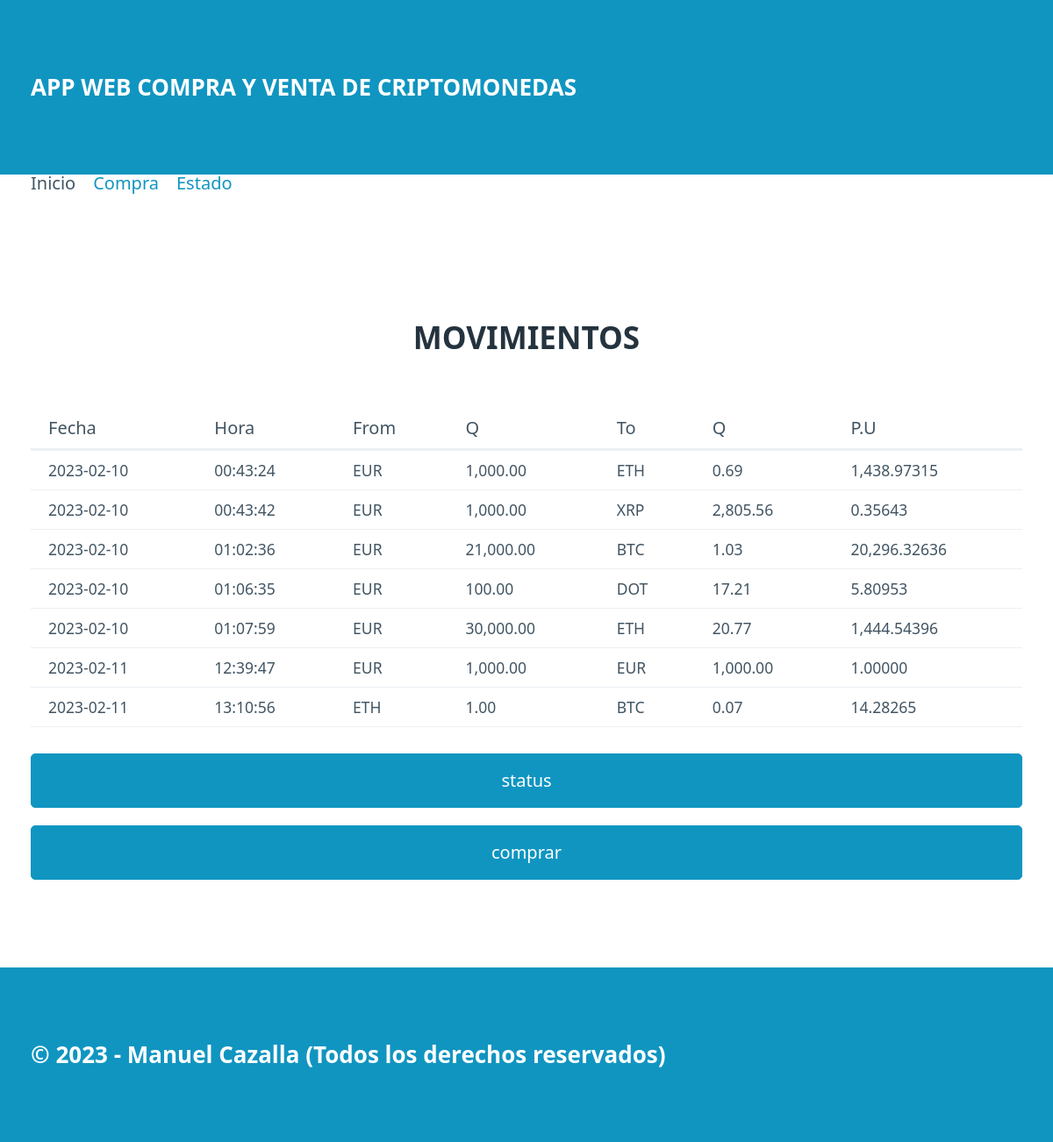
Before: / with the older database file.
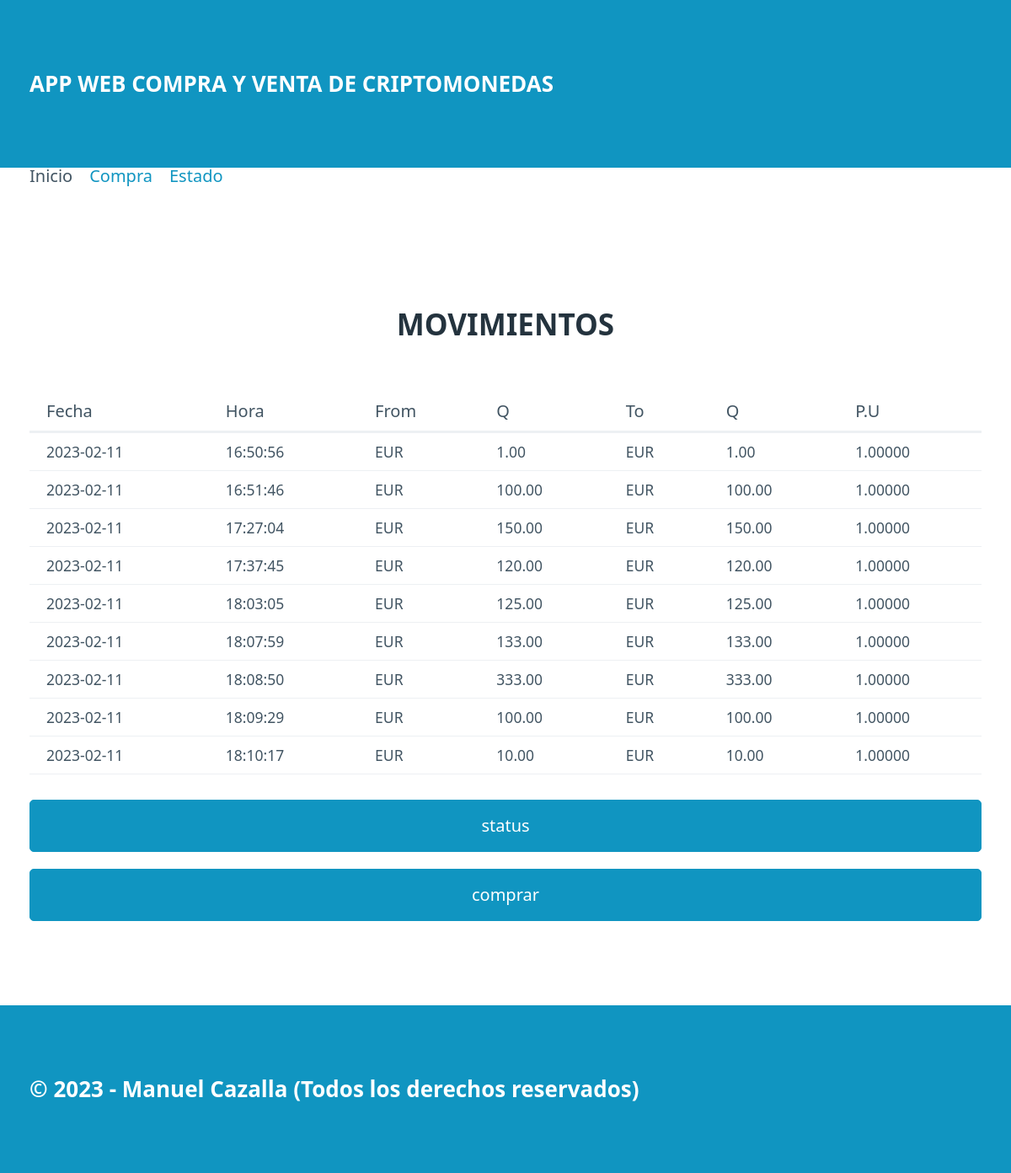
After: the same page with the newer database file.
### tables this page shows
CREATE TABLE "movimientos" (
	"id"	INTEGER,
	"date"	TEXT NOT NULL,
	"time"	TEXT NOT NULL,
	"moneda_from"	TEXT NOT NULL,
	"cantidad_from"	REAL,
	"moneda_to"	TEXT NOT NULL,
	"cantidad_to"	REAL,
	PRIMARY KEY("id" AUTOINCREMENT)
);

### blockchain/routes.py (the view)
@app.route("/")
def index():
    try:
        sqlite = ConecSqlite(ORIGIN_DATA)
        movimientos = sqlite.consultaSqlite("SELECT * from movimientos")
        return render_template("index.html",movements=  movimientos, puntero = "index.html",pageTitle ="movimimentos")
    except:
        flash("Base de datos no disponible,intentelo más tarde por favor")
        return render_template("index.html")

### blockchain/models.py (called while the page is built)
     def consultaSqlite(self,consulta):
            con = sqlite3.connect(self.ruta)
            cur = con.cursor()
            cur.execute(consulta)
            resultado = []
            columnas = cur.description
            filas = cur.fetchall()
            for dato in filas:
                movimiento = {}
                posicion = 0
                for nombre in columnas:
                    movimiento[nombre[0]] = dato[posicion]
                    posicion += 1
                resultado.append(movimiento)
            con.close()
            return resultado

### blockchain/templates/index.html
{% extends "base.html" %}
{% block section%}
        <table>
            <div class = "h2">
                <h2>MOVIMIENTOS</h2>
            </div>
            <thead>
               <tr>
                    <th>Fecha</th>
                    <th>Hora</th>
                    <th>From</th>
                    <th>Q</th>
                    <th>To</th>
                    <th>Q</th>
                    <th>P.U</th>
                </tr>
            </thead>
            <tbody>
                {% if movements %}
                {% for movement in movements %}
                <tr>
                    <td>{{movement.date}}</td>
                    <td>{{movement.time}}</td>
                    <td>{{movement.moneda_from}}</td>
                    <td>{{"{:,.2f}".format(movement.cantidad_from)}}</td>
                    <td>{{movement.moneda_to}}</td>
                    <td>{{"{:,.2f}".format (movement.cantidad_to)}}</td>
                    <td>{{"{:,.5f}".format(movement.cantidad_from / movement.cantidad_to)}}</td>
                </tr>
                {% endfor %}
                {% else%}
                <tr>
                    <td colspan="7" class="lista-vacia">NO HAY MOVIMIENTOS QUE MOSTRAR</td>
                </tr>
                {%endif%}
            </tbody>
        </table>
        <a href="/status"><button class ="status" method="POST">status</button></a>
        <a href="/purchase"><button class="comprar" method="POST">comprar</button></a>
{% endblock %}

### blockchain/templates/base.html (shortened to what this page needs)
<html lang="es">
<head>
    <link rel="stylesheet" href="/static/css/pico.css">
    <link rel="stylesheet" href="/static/css/styles.css">
</head>
<body>
    <header>
        <div class="container">
            APP WEB COMPRA Y VENTA DE CRIPTOMONEDAS
        </div>
    </header>
    <nav class="container">
        <ul>
            <li>
                {% if puntero == "index.html" %}
                <span>Inicio</span>
            </li>
            <li>
                <a href="/purchase">Compra</a>
            </li>
            <li>
                <a href="/status">Estado</a>
            </li>
        </ul>
        {% endif %}
    </nav>
    <nav class="container">
        <ul>
            <li>
    </nav>
    <nav class="container">
        <ul>
            <li>
    </nav>
    <section class="container">
       {% block section %}{% endblock %}
    </section>
    <footer>
        <div class="container">
            &copy; 2023 - Manuel Cazalla (Todos los derechos reservados)
        </div>
    </footer>
</body>
</html>

### blockchain/static/css/styles.css (style rules this page uses)
header, footer { background-color: var(--primary); color: var(--primary-inverse); font-size: 1.3em; font-weight: bold; }
body { min-height: 100vh; display: grid; grid-template-rows: auto 20px 1fr auto; margin: 0; }
.h2 { text-align: center; }

Changed rows visible on the page:
removed movimientos: date "2023-02-10", time "00:43:24", moneda_from "EUR", cantidad_from "1,000.00", moneda_to "ETH", cantidad_to "0.69", movement.cantidad_from/movement.cantidad_to "1,438.97315"
removed movimientos: date "2023-02-10", time "00:43:42", moneda_from "EUR", cantidad_from "1,000.00", moneda_to "XRP", cantidad_to "2,805.56", movement.cantidad_from/movement.cantidad_to "0.35643"
removed movimientos: date "2023-02-10", time "01:02:36", moneda_from "EUR", cantidad_from "21,000.00", moneda_to "BTC", cantidad_to "1.03", movement.cantidad_from/movement.cantidad_to "20,296.32636"
removed movimientos: date "2023-02-10", time "01:06:35", moneda_from "EUR", cantidad_from "100.00", moneda_to "DOT", cantidad_to "17.21", movement.cantidad_from/movement.cantidad_to "5.80953"
removed movimientos: date "2023-02-10", time "01:07:59", moneda_from "EUR", cantidad_from "30,000.00", moneda_to "ETH", cantidad_to "20.77", movement.cantidad_from/movement.cantidad_to "1,444.54396"
removed movimientos: date "2023-02-11", time "12:39:47", moneda_from "EUR", cantidad_from "1,000.00", moneda_to "EUR", cantidad_to "1,000.00", movement.cantidad_from/movement.cantidad_to "1.00000"
removed movimientos: date "2023-02-11", time "13:10:56", moneda_from "ETH", cantidad_from "1.00", moneda_to "BTC", cantidad_to "0.07", movement.cantidad_from/movement.cantidad_to "14.28265"
added movimientos: date "2023-02-11", time "16:50:56", moneda_from "EUR", cantidad_from "1.00", moneda_to "EUR", cantidad_to "1.00", movement.cantidad_from/movement.cantidad_to "1.00000"
added movimientos: date "2023-02-11", time "16:51:46", moneda_from "EUR", cantidad_from "100.00", moneda_to "EUR", cantidad_to "100.00", movement.cantidad_from/movement.cantidad_to "1.00000"
added movimientos: date "2023-02-11", time "17:27:04", moneda_from "EUR", cantidad_from "150.00", moneda_to "EUR", cantidad_to "150.00", movement.cantidad_from/movement.cantidad_to "1.00000"
added movimientos: date "2023-02-11", time "17:37:45", moneda_from "EUR", cantidad_from "120.00", moneda_to "EUR", cantidad_to "120.00", movement.cantidad_from/movement.cantidad_to "1.00000"
added movimientos: date "2023-02-11", time "18:03:05", moneda_from "EUR", cantidad_from "125.00", moneda_to "EUR", cantidad_to "125.00", movement.cantidad_from/movement.cantidad_to "1.00000"
added movimientos: date "2023-02-11", time "18:07:59", moneda_from "EUR", cantidad_from "133.00", moneda_to "EUR", cantidad_to "133.00", movement.cantidad_from/movement.cantidad_to "1.00000"
added movimientos: date "2023-02-11", time "18:08:50", moneda_from "EUR", cantidad_from "333.00", moneda_to "EUR", cantidad_to "333.00", movement.cantidad_from/movement.cantidad_to "1.00000"
added movimientos: date "2023-02-11", time "18:09:29", moneda_from "EUR", cantidad_from "100.00", moneda_to "EUR", cantidad_to "100.00", movement.cantidad_from/movement.cantidad_to "1.00000"
added movimientos: date "2023-02-11", time "18:10:17", moneda_from "EUR", cantidad_from "10.00", moneda_to "EUR", cantidad_to "10.00", movement.cantidad_from/movement.cantidad_to "1.00000"
